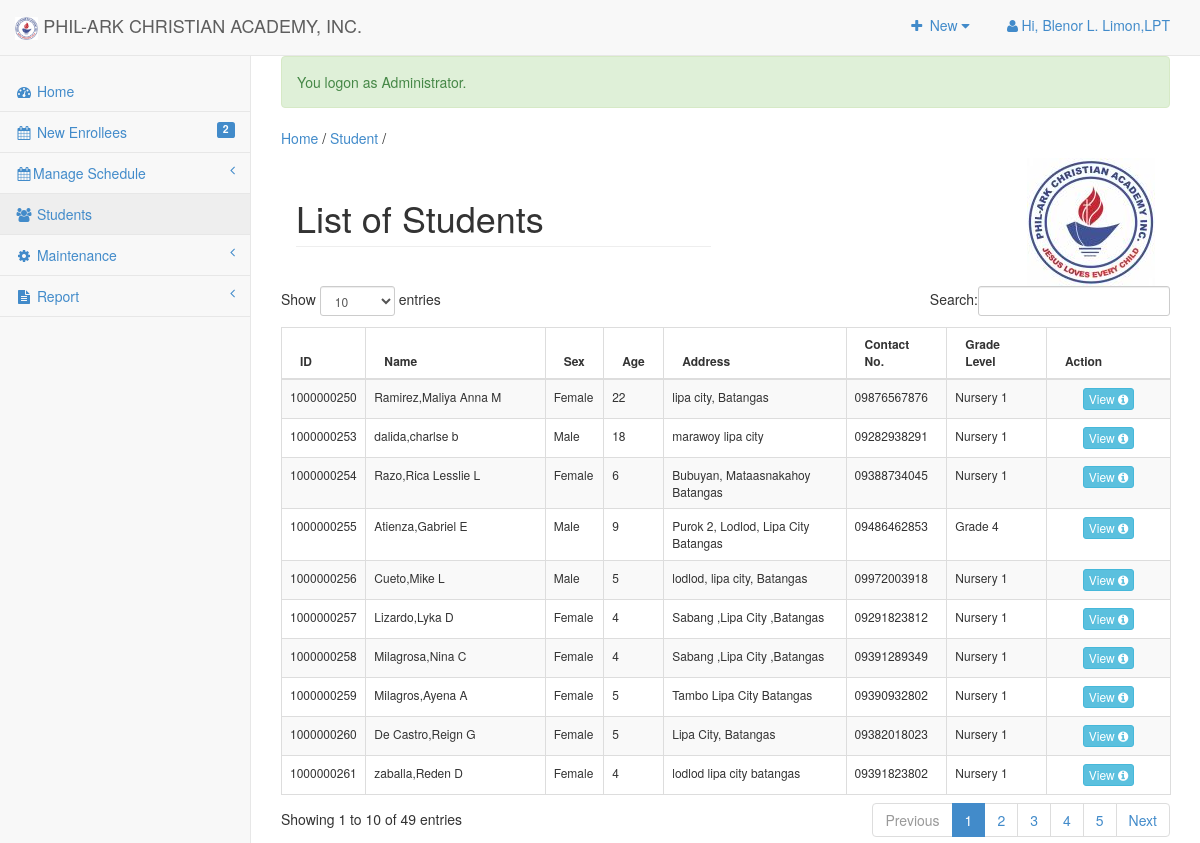
The page /admin/student/index.php (signed in) on the database its author committed.
### tables this page shows
CREATE TABLE `tblsitesettings` (
  `ID` int(11) NOT NULL,
  `Type` varchar(90) NOT NULL,
  `Description` text NOT NULL
);

CREATE TABLE `tblstudent` (
  `S_ID` int(11) NOT NULL,
  `IDNO` int(20) NOT NULL DEFAULT 0,
  `FNAME` varchar(40) NOT NULL DEFAULT '-',
  `LNAME` varchar(40) NOT NULL DEFAULT '-',
  `MNAME` varchar(40) NOT NULL DEFAULT '-',
  `Suffix` varchar(30) NOT NULL,
  `SEX` varchar(10) NOT NULL DEFAULT 'Male',
  `BDAY` date NOT NULL,
  `BPLACE` text NOT NULL,
  `STATUS` varchar(30) NOT NULL DEFAULT '-',
  `AGE` int(30) NOT NULL DEFAULT 0,
  `NATIONALITY` varchar(40) NOT NULL DEFAULT '-',
  `RELIGION` varchar(255) NOT NULL DEFAULT '-',
  `CONTACT_NO` varchar(40) NOT NULL DEFAULT '-',
  `HOME_ADD` text NOT NULL,
  `ACC_USERNAME` varchar(255) NOT NULL DEFAULT '-',
  `ACC_EMAIL` varchar(100) NOT NULL,
  `BIRTHCERT` text NOT NULL,
  `ACC_PASSWORD` text NOT NULL,
  `student_status` text NOT NULL,
  `YEARLEVEL` int(11) NOT NULL DEFAULT 0,
  `STUDSECTION` int(11) NOT NULL DEFAULT 0,
  `COURSE_ID` int(11) NOT NULL DEFAULT 0,
  `STUDPHOTO` varchar(255) NOT NULL DEFAULT '-',
  `SEMESTER` varchar(30) NOT NULL DEFAULT '-',
  `SYEAR` varchar(30) NOT NULL DEFAULT '-',
  `NewEnrollees` tinyint(1) NOT NULL DEFAULT 0,
  `ENROLLED` tinyint(1) NOT NULL DEFAULT 0,
  `CODE` varchar(100) NOT NULL
);

CREATE TABLE `course` (
  `COURSE_ID` int(11) NOT NULL,
  `COURSE_NAME` varchar(30) NOT NULL DEFAULT '-',
  `COURSE_LEVEL` varchar(50) NOT NULL DEFAULT '1',
  `COURSE_MAJOR` varchar(30) NOT NULL DEFAULT 'None',
  `COURSE_DESC` varchar(255) NOT NULL DEFAULT '-'
);

### include/database.php (called while the page is built, shortened)
<?php
class Database {
	var $sql_string = '';
	public $conn;
	public function open_connection() {
		$this->conn = mysqli_connect(server,user,pass);
		if(!$this->conn){
			echo "Problem in database connection! Contact administrator!";
			exit();
		}else{
			$db_select = mysqli_select_db($this->conn,database_name);
		}
	}
	function setQuery($sql='') {
		$this->sql_string=$sql;
	}
	function executeQuery() {
		$result = mysqli_query($this->conn,$this->sql_string);
		return $result;
	}
	private function confirm_query($result) {
		return $result;
	}
	function loadResultList( $key='' ) {
		$cur = $this->executeQuery();
		$array = array();
		while ($row = mysqli_fetch_object($cur)) {
			if ($key) {
				$array[$row->$key] = $row;
			} else {
				$array[] = $row;
			}
		}
		return $array;
	}
	function loadSingleResult() {
		$cur = $this->executeQuery();
		while ($row = mysqli_fetch_object($cur)) {
		return $data = $row;
		}
	}
	public function num_rows($cur) {
		$cur = $this->executeQuery();
		return mysqli_num_rows($cur);
	}
}
     $mydb = new Database();
?>

### admin/student/index.php (called while the page is built, shortened)
<?php
require_once ("../theme/templates.php");
?>

### admin/student/list.php (the view, shortened to what this page needs)
<div class="row">
      <div class="col-lg-12">
       	 <div class="col-lg-6">
            <h1 class="page-header">List of Students </h1>
       		</div>
       		<div class="col-lg-6" >
       			<img style="float:right;" src="<?php echo web_root; ?>img/school_seal_100x100.jpg" >
       		</div>
       		</div>
   		 </div>
	 		    <form action="controller.php?action=delete" Method="POST">
			      <div class="table-responsive">
				<table id="dash-table" class="table table-striped table-bordered table-hover table-responsive" style="font-size:12px" cellspacing="0">
				  <thead>
				  	<tr>
				  		<th>ID</th>
				  		<th>
				  		 Name</th>
				  		<th>Sex</th>
				  		<th>Age</th>
				  		<th>Address</th>
				  		<th>Contact No.</th>
				  		<th>Grade Level</th>
 				  		<th width="14%" >Action</th>
				  	</tr>
				  </thead>
				  <tbody>
				  	<?php
				  		$mydb->setQuery("SELECT * FROM `tblstudent` s,course c WHERE s.COURSE_ID=c.COURSE_ID AND  NewEnrollees=0");
				  		$cur = $mydb->loadResultList();
						foreach ($cur as $result) {
							if($result->BDAY!='0000-00-00'){
								$age = date_diff(date_create($result->BDAY),date_create('today'))->y;
							}else{
								$age='None';
							}
				  		echo '<tr>';
				  		echo '<td>' . $result->IDNO.'</a></td>';
				  		echo '<td>'. $result->LNAME.','. $result->FNAME.' '. $result->MNAME.'</td>';
				  		echo '<td>'. $result->SEX.'</td>';
				  		echo '<td>' .$age.'</td>';
				  		echo '<td>'. $result->HOME_ADD.'</td>';
				  		echo '<td>'. $result->CONTACT_NO.'</td>';
				  		echo '<td>' . $result->COURSE_LEVEL.'</a></td>';
				  		 echo '<td align="center" > <a title="View Information" href="index.php?view=view&id='.$result->IDNO.'"  class="btn btn-info btn-xs  ">View <span class="fa fa-info-circle fw-fa"></span></a>
				  					 </td>';
				  		echo '</tr>';
				  	}
				  	?>
				  </tbody>
				</table>
			</div>
				</form>
</div>

### include/function.php (shortened to what this page needs)
<?php
  function SiteTitle()
	{
		global $mydb;
		$title='';
		$sql = "SELECT * FROM `tblsitesettings` WHERE `Type`='SiteTitle'";
		$mydb->setQuery($sql);
		$maxrow=$mydb->num_rows($mydb->executeQuery());
		if($maxrow > 0){
			$site = $mydb->loadSingleResult();
			echo $title = $site->Description;
		}else{
			echo $title = '';
		}
		return $title;
	}
?>

### admin/css/sb-admin-2.css (style rules this page uses)
body { background-color: #f8f8f8; }

### rows shown on the page
tblsitesettings: Description "PHIL-ARK CHRISTIAN ACADEMY, INC."
tblstudent: IDNO "1000000250", LNAME "Ramirez", FNAME "Maliya Anna", MNAME "M", SEX "Female", BDAY "22", HOME_ADD "lipa city, Batangas", CONTACT_NO "09876567876", COURSE_ID.COURSE_LEVEL "Nursery 1"
tblstudent: IDNO "1000000253", LNAME "dalida", FNAME "charlse", MNAME "b", SEX "Male", BDAY "18", HOME_ADD "marawoy lipa city", CONTACT_NO "09282938291", COURSE_ID.COURSE_LEVEL "Nursery 1"
tblstudent: IDNO "1000000254", LNAME "Razo", FNAME "Rica Lesslie", MNAME "L", SEX "Female", BDAY "6", HOME_ADD "Bubuyan, Mataasnakahoy Batangas", CONTACT_NO "09388734045", COURSE_ID.COURSE_LEVEL "Nursery 1"
tblstudent: IDNO "1000000255", LNAME "Atienza", FNAME "Gabriel", MNAME "E", SEX "Male", BDAY "9", HOME_ADD "Purok 2, Lodlod, Lipa City Batangas", CONTACT_NO "09486462853", COURSE_ID.COURSE_LEVEL "Grade 4"
tblstudent: IDNO "1000000256", LNAME "Cueto", FNAME "Mike", MNAME "L", SEX "Male", BDAY "5", HOME_ADD "lodlod, lipa city, Batangas", CONTACT_NO "09972003918", COURSE_ID.COURSE_LEVEL "Nursery 1"
tblstudent: IDNO "1000000257", LNAME "Lizardo", FNAME "Lyka", MNAME "D", SEX "Female", BDAY "4", HOME_ADD "Sabang ,Lipa City ,Batangas", CONTACT_NO "09291823812", COURSE_ID.COURSE_LEVEL "Nursery 1"
tblstudent: IDNO "1000000258", LNAME "Milagrosa", FNAME "Nina", MNAME "C", SEX "Female", BDAY "4", HOME_ADD "Sabang ,Lipa City ,Batangas", CONTACT_NO "09391289349", COURSE_ID.COURSE_LEVEL "Nursery 1"
tblstudent: IDNO "1000000259", LNAME "Milagros", FNAME "Ayena", MNAME "A", SEX "Female", BDAY "5", HOME_ADD "Tambo Lipa City Batangas", CONTACT_NO "09390932802", COURSE_ID.COURSE_LEVEL "Nursery 1"
tblstudent: IDNO "1000000260", LNAME "De Castro", FNAME "Reign", MNAME "G", SEX "Female", BDAY "5", HOME_ADD "Lipa City, Batangas", CONTACT_NO "09382018023", COURSE_ID.COURSE_LEVEL "Nursery 1"
tblstudent: IDNO "1000000261", LNAME "zaballa", FNAME "Reden", MNAME "D", SEX "Female", BDAY "4", HOME_ADD "lodlod lipa city batangas", CONTACT_NO "09391823802", COURSE_ID.COURSE_LEVEL "Nursery 1"

### other values the page prints
$_SESSION['ACCOUNT_NAME'] "Blenor L. Limon,LPT"
$enrollees->enrollees "2"
$_SESSION['message'] "You logon as Administrator."
$title "Student"
